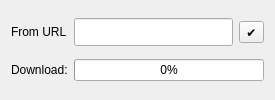
           <widget class="QWidget" name="tab_8">
            <attribute name="title">
             <string>Download</string>
            </attribute>
            <layout class="QGridLayout" name="gridLayout_20">
             <item row="1" column="0">
              <widget class="QLabel" name="label_8">
               <property name="text">
                <string>Download:</string>
               </property>
              </widget>
             </item>
             <item row="0" column="0">
              <widget class="QLabel" name="label_6">
               <property name="text">
                <string>From URL</string>
               </property>
              </widget>
             </item>
             <item row="0" column="1">
              <widget class="QLineEdit" name="downloadURLInput">
               <property name="sizePolicy">
                <sizepolicy hsizetype="Expanding" vsizetype="Fixed">
                 <horstretch>1</horstretch>
                 <verstretch>0</verstretch>
                </sizepolicy>
               </property>
               <property name="font">
                <font>
                 <pointsize>13</pointsize>
                </font>
               </property>
               <property name="frame">
                <bool>true</bool>
               </property>
              </widget>
             </item>
             <item row="0" column="2">
              <widget class="QToolButton" name="downloadConfirmButton">
               <property name="text">
                <string>✔︎</string>
               </property>
              </widget>
             </item>
             <item row="1" column="1" colspan="2">
              <widget class="QProgressBar" name="downloadProgressBar">
               <property name="sizePolicy">
                <sizepolicy hsizetype="Expanding" vsizetype="Fixed">
                 <horstretch>0</horstretch>
                 <verstretch>0</verstretch>
                </sizepolicy>
               </property>
               <property name="value">
                <number>0</number>
               </property>
              </widget>
             </item>
            </layout>
           </widget>
